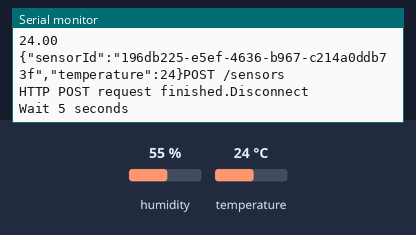
This sketch was run on a simulated Arduino Uno, built with avr-gcc and run on an emulated ATmega328P. Shown: the last lines printed to the serial monitor. Inputs (shaded band) come from the test bench; at power-on: temperature 24 °C, humidity 55 %. WiFi joins after 1.5 s; servers stay silent unless stated; uploads are accepted with an empty reply.

Above: at 3.7 s.
3.8 s: temperature set to 12 °C
At 8.01 s:
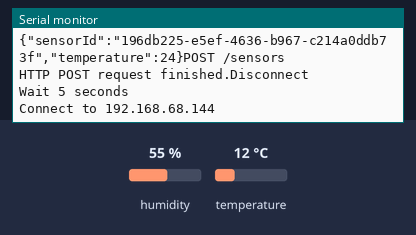
9.9 s: temperature set to 19 °C
At 13.57 s:
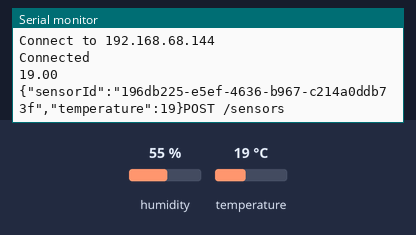
Timing chart, 0 to 15.1 s (numbered marks = the images above; inputs shaded):
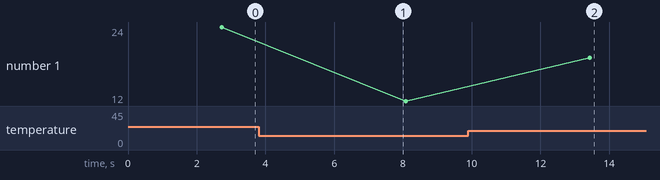

The sketch:

Temp_humidity_to_backend.ino
```cpp
#include <ArduinoJson.h>
#include <Ethernet.h>
#include <SPI.h>
#include "DHT.h"

// Defines the temparature/humidity sensor
#define DHTPIN 2
#define DHTTYPE DHT11
DHT dht(DHTPIN, DHTTYPE);

EthernetClient client;
byte mac[] = {0xDE, 0xAD, 0xBE, 0xEF, 0xFE, 0xED};
const char* server = "192.168.68.144";
int portNumber = 8588;
const char* resource = "/sensors";

const unsigned long HTTP_TIMEOUT = 10000;
const size_t MAX_CONTENT_SIZE = 512;

// only runs once on startup
void setup() {
  Serial.begin(9600);
  while(!Serial) {
    ;
  }
  Serial.println("Serial ready");

  // temparature/humidity sensor startup
  dht.begin();

  if(!Ethernet.begin(mac)) {
    Serial.println("Failed to configure Ethernet");
    return;
  }
  Serial.println("Ethernet ready");
  delay(1000);
}

// endless loop
void loop() {

  // make connection to the website and send the data
  if(connect(server, portNumber)) {
    if(sendRequest(server, resource) && skipResponseHeaders()) {
        while(client.connected() && !client.available()) delay(1); //waits for data
  while (client.connected() || client.available()) {
    char c = client.read();
    Serial.print(c);
  }
      Serial.print("HTTP POST request finished.");
    }
  }
  disconnect();
  wait();
}

bool connect(const char* hostName, int portNumber) {
  Serial.print("Connect to ");
  Serial.println(hostName);

  int ok = client.connect(hostName, portNumber);
  Serial.println(ok ? "Connected" : "Connection Failed!");
  return ok;
}

bool sendRequest(const char* host, const char* resource) {
   float temp = dht.readTemperature();   // Read temperature as Celsius
     Serial.println(temp);

  StaticJsonBuffer<200> jsonBuffer;
  JsonObject& root = jsonBuffer.createObject();
  root["sensorId"] = "196db225-e5ef-4636-b967-c214a0ddb73f";
  root["temperature"] = temp;

  root.printTo(Serial);
  Serial.print("POST ");
  Serial.println(resource);

  client.print("POST ");
  client.print(resource);
  client.println(" HTTP/1.1");
  client.print("Host: ");
  client.println(host);
  client.println("Connection: close\r\nContent-Type: application/json");
  client.print("Content-Length: ");
  client.print(root.measureLength());
  client.print("\r\n");
  client.println();
  root.printTo(client);

  return true;
}

// Skip HTTP headers so that we are at the beginning of the response's body
bool skipResponseHeaders() {
  // HTTP headers end with an empty line
  char endOfHeaders[] = "\r\n\r\n";

  client.setTimeout(HTTP_TIMEOUT);
  bool ok = client.find(endOfHeaders);

  if(!ok) {
    Serial.print("No response or invalid response! Error code: ");
    Serial.println(ok);
  }
  return ok;
}

void disconnect() {
  Serial.println("Disconnect");
  client.stop();
}

void wait() {
  Serial.println("Wait 5 seconds");
  delay(5000);
}
```

Measured:
- after the input at 9.9 s, the serial monitor: prints a new line after 3.5 s (image 2)
- plotted number 1: 24 → 12 after the input at 3.8 s, 12 → 19 after the input at 9.9 s
